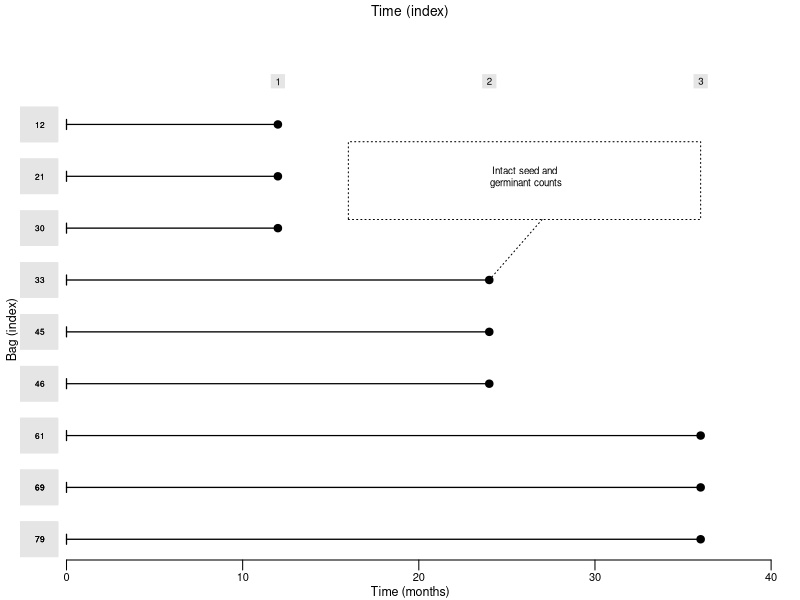
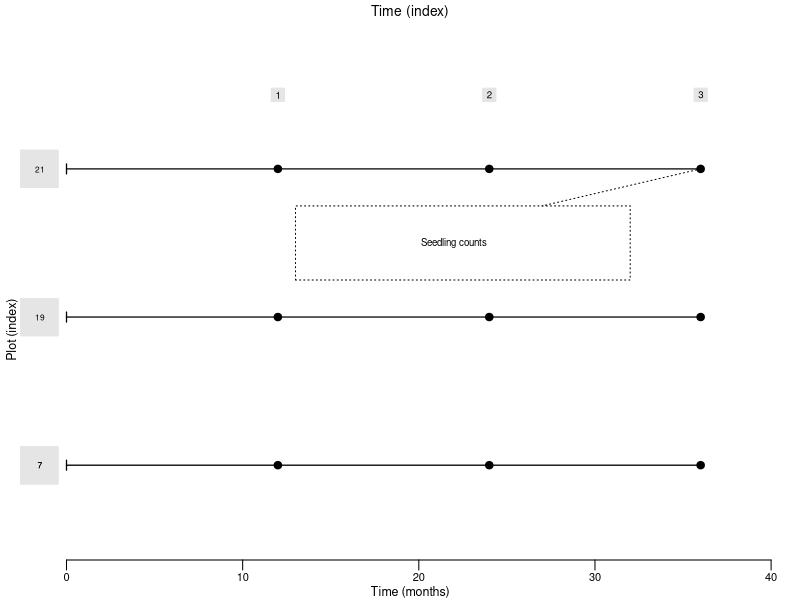

These figures' R source, in order:
####
####
# Script to create diagram of seed bag burial and addition experiments
####
####


# set font sizes
pt12 = 1
pt10 = 10/12
pt9 = 9/12
pt8 = 8/12
pt7 = 7/12
pt6 = 6/12

# - Seed bag burial experiment ----

tiff(filename="~/Dropbox/chapter-4/analysis/products/figures/seed-bag-trials.tif",
     height=1800,width=1600,units="px",res=800,compression="lzw",pointsize=12)

par(mfrow=c(1,1),mar=c(0,0,0,0),mgp=c(0,0.25,0),
    oma=c(2,1,0,0))
t.sample = t = c(0,12,24,36)/60

# - +Plot dimensions and axes ----
plot(NA,
     xlim=c(-1,40),ylim=c(0,30),
     type='n',frame=FALSE, cex = pt9,
     xlab = "Time (months)",
     ylab = "",
     axes=FALSE)

# - +Time axis ----
axis(1, c(0,10,20,30,40), col.ticks = 1,cex.axis = pt8,line = 0)
mtext("Time (months)",side=1,line=1,cex=pt9)

# - +Segments for trial length ----

arrows(0, 24, 12, 24, length=0.05, angle=90, code=1,lwd=1.25)
arrows(0, 21, 12, 21, length=0.05, angle=90, code=1,lwd=1.25)
arrows(0, 18, 12, 18, length=0.05, angle=90, code=1,lwd=1.25)

arrows(0, 15, 24, 15, length=0.05, angle=90, code=1,lwd=1.25)
arrows(0, 12, 24, 12, length=0.05, angle=90, code=1,lwd=1.25)
arrows(0, 9, 24, 9, length=0.05, angle=90, code=1,lwd=1.25)

arrows(0, 6, 36, 6, length=0.05, angle=90, code=1,lwd=1.25)
arrows(0, 3, 36, 3, length=0.05, angle=90, code=1,lwd=1.25)
arrows(0, 0, 36, 0, length=0.05, angle=90, code=1,lwd=1.25)

# - +Sampling points ----
points(x=rep(rev(c(12,24,36)),times=c(3,3,3)),
       y=seq(0,24,by=3),
       pch=c(21),
       bg=c("black"),
       col=c("black"))

# - +Time index ----
points(x=c(12,24,36),
       y=rep(26.5,3),
       pch=c(22),cex=2,
       bg=c("gray90"),
       col=c("gray90"))

text(x=c(12,24,36),y=rep(26.5,3),c(1:3),col='black',cex=pt7)
mtext("Time (index)",side=3,line=-1,cex=pt10)

# - +Bag index ----
rect(xleft=rep(-5,20),xright=rep(-.5,20),
     ybottom=seq(0,24,by=3)-1,ytop=seq(0,24,by=3)+1,
     border='gray90',col='gray90')

text(x=rep(-1.5,20),y=seq(0,24,by=3),
     rev(c(12,21,30,33,45,46,61,69,79)),
     col='black',cex=pt6)
mtext("Bag (index)",side=2,line=0,cex=pt9,outer=TRUE,adj = .4)

# - +'Legend' ----
segments(24,15,27,18.5,lty='dotted')
rect(xleft=16,xright=36,
     ybottom=18.5,ytop=23,lty='dotted')
text(x=26,y=21,
     "Intact seed and\n germinant counts",
     cex=pt7)

dev.off()


# - Seed addition experiment ----

tiff(filename="~/Dropbox/chapter-4/analysis/products/figures/seed-addition-trials.tif",
     height=1800,width=1600,units="px",res=800,compression="lzw",pointsize=12)

par(mfrow=c(1,1),mar=c(0,0,0,0),mgp=c(0,0.25,0),
    oma=c(2,1,0,0))
t.sample = t = c(0,12,24,36)/60

# - +Plot dimensions and axes ----
plot(NA,
     xlim=c(-1,40),ylim=c(0,7),
     type='n',frame=FALSE,
     xlab = "Time (months)",
     ylab = "",
     axes=FALSE)

# - +Time axis ----
axis(1, c(0,10,20,30,40), col.ticks = 1,cex.axis = pt8, line = 0)
mtext("Time (months)",side=1,line=1,cex=pt9)

# - +Segments for trial length----
arrows(0, 5, 36,  5, length=0.05, angle=90, code=1,lwd=1.25)
arrows(0, 3, 36,  3, length=0.05, angle=90, code=1,lwd=1.25)
arrows(0, 1, 36, 1, length=0.05, angle=90, code=1,lwd=1.25)

# - +Sampling points----
points(x=c(rep(c(12,24,36),3)),
       y=c(rep(c(1,3,5),each=3)),
       pch=c(21),
       bg=c("black"),
       col=c("black"))

# - +Time index----
points(x=c(12,24,36),
       y=rep(6,3),
       pch=c(22),cex=2,
       bg=c("gray90"),
       col=c("gray90"))

text(x=c(12,24,36),y=rep(6,3),c(1:3),col='black', cex = pt7)
mtext("Time (index)",side=3,line=-1,cex=pt10)

# - +Plot index----
rect(xleft=rep(-5,20),xright=rep(-.5,20),
     ybottom=seq(1,5,by=2)-.25,ytop=seq(1,5,by=2)+.25,
     border='gray90',col='gray90')

text(x=rep(-1.5,4),y=seq(1,5,by=2),
     c(7,19,21),
     col='black',cex=pt6)
mtext("Plot (index)",side=2,line=0,cex=pt9,adj=.4)


# - +'Legend'----
segments(36,5,27,4.5,lty='dotted')
rect(xleft=13,xright=32,
     ybottom=3.5,ytop=4.5,lty='dotted')
text(x=22,y=4,
     "Seedling counts",
     cex=pt7)


dev.off()
